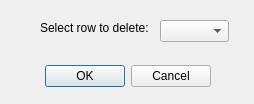
<?xml version="1.0" encoding="UTF-8"?>
<ui version="4.0">
 <class>RowDelete</class>
 <widget class="QDialog" name="RowDelete">
  <property name="geometry">
   <rect>
    <x>0</x>
    <y>0</y>
    <width>254</width>
    <height>104</height>
   </rect>
  </property>
  <property name="windowTitle">
   <string>Dialog</string>
  </property>
  <widget class="QDialogButtonBox" name="buttonBox">
   <property name="geometry">
    <rect>
     <x>40</x>
     <y>60</y>
     <width>171</width>
     <height>32</height>
    </rect>
   </property>
   <property name="orientation">
    <enum>Qt::Horizontal</enum>
   </property>
   <property name="standardButtons">
    <set>QDialogButtonBox::Cancel|QDialogButtonBox::Ok</set>
   </property>
  </widget>
  <widget class="QLabel" name="label">
   <property name="geometry">
    <rect>
     <x>40</x>
     <y>20</y>
     <width>111</width>
     <height>16</height>
    </rect>
   </property>
   <property name="text">
    <string>Select row to delete:</string>
   </property>
  </widget>
  <widget class="QComboBox" name="comboBox">
   <property name="geometry">
    <rect>
     <x>160</x>
     <y>20</y>
     <width>69</width>
     <height>22</height>
    </rect>
   </property>
  </widget>
 </widget>
 <resources/>
 <connections>
  <connection>
   <sender>buttonBox</sender>
   <signal>accepted()</signal>
   <receiver>RowDelete</receiver>
   <slot>accept()</slot>
   <hints>
    <hint type="sourcelabel">
     <x>248</x>
     <y>254</y>
    </hint>
    <hint type="destinationlabel">
     <x>157</x>
     <y>274</y>
    </hint>
   </hints>
  </connection>
  <connection>
   <sender>buttonBox</sender>
   <signal>rejected()</signal>
   <receiver>RowDelete</receiver>
   <slot>reject()</slot>
   <hints>
    <hint type="sourcelabel">
     <x>316</x>
     <y>260</y>
    </hint>
    <hint type="destinationlabel">
     <x>286</x>
     <y>274</y>
    </hint>
   </hints>
  </connection>
 </connections>
</ui>
